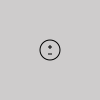

Reproduce this figure in Python.
from svg import Element, Svg


svg = Svg()
bck = Element('rect').attr('fill', 'rgba(10,2,3,0.2)')
bck.css({
	'x': '0',
	'y': '0',
	'width': '100',
	'height': '100'
});
svg.add(bck)

g = Element('g')

circle = Element('circle').attr({'cx': '0', 'y': '0', 'r': 10, 'fill': 'transparent', 'stroke': '#000'})
cross = Element('g').add(Element('line').attr({'x1':-2, 'y1': 0, 'x2': 2, 'y2': 0, 'stroke': '#000'})).add(Element('line').attr({'x1':0, 'y1': -2, 'x2': 0, 'y2': 2, 'stroke': '#000'})).transform('translate', [0, -3])
minus = Element('g').add(Element('line').attr({'x1':-2, 'y1': 0, 'x2': 2, 'y2': 0, 'stroke': '#000'})).transform('translate', [0, 4])

g.add(cross).add(minus).add(circle)
g.transform('translate', ['50','50'])


svg.add(g)
svg.save('test.svg')